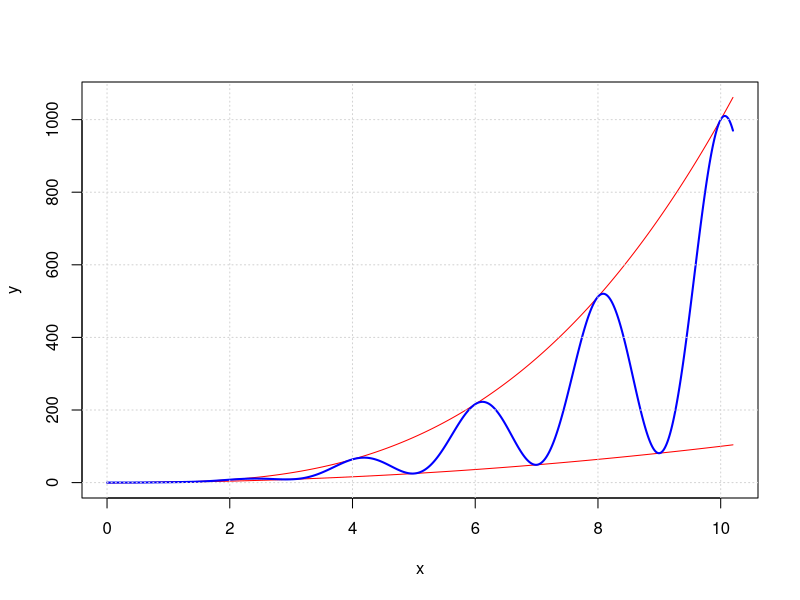

Recreate this plot in R.
ff <- function(x) {return (x^2)}
gg <- function(x) {return (x^3)}
hh <- function(x) {return (x^2 + 0.5*(1 + cos(x*pi))*(x^3 - x^2))}

x <- seq(0.0, 10.2, by = 0.01)

plot(x, gg(x), type="l", col="red", ylab="y")
points(x, ff(x), type="l", col="red")
points(x, hh(x), type="l", col="blue", lwd="2")

grid()
